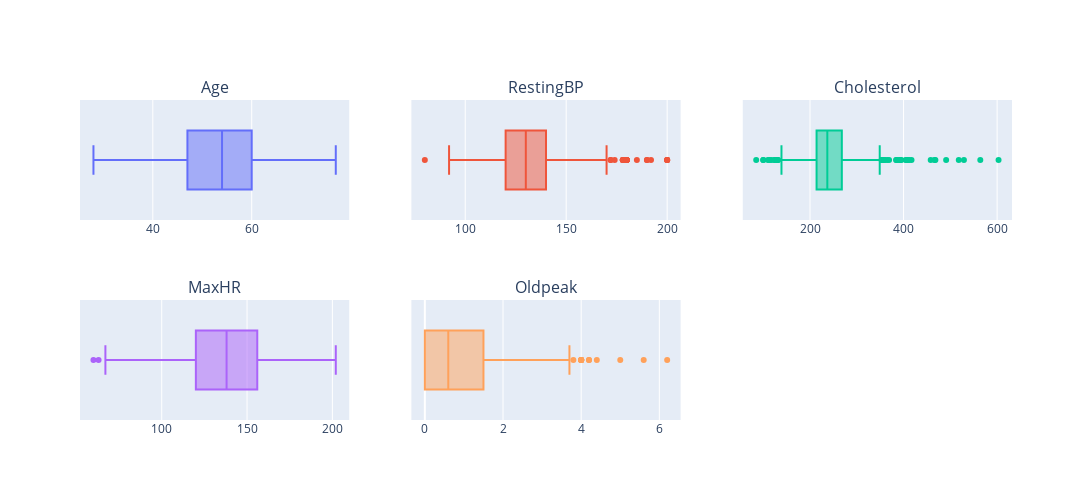

Here is the notebook cell this chart was saved with:
### Markdown cell above
# Box Plot

### Code cell
# Set up the subplots grid
from plotly.subplots import make_subplots
fig = make_subplots(rows=2, cols=3, 
                    # Set the subplot titles
                    subplot_titles=['Age', 'RestingBP', 'Cholesterol','MaxHR','Oldpeak'])
#create boxplot visualization of numeric columns
fig.add_trace(go.Box(x=df.Age, name='', showlegend=False), row=1, col=1)
fig.add_trace(go.Box(x=df.RestingBP, name='', showlegend=False), row=1, col=2)
fig.add_trace(go.Box(x=df.Cholesterol, name='', showlegend=False), row=1, col=3)
fig.add_trace(go.Box(x=df.MaxHR, name='', showlegend=False), row=2, col=1)
fig.add_trace(go.Box(x=df.Oldpeak, name='', showlegend=False), row=2, col=2)

#config size
fig.update_layout(height=500, width=1100)
#show visualizations
fig.show()

### Figure 1 — Plotly figure (JSON) as saved in the notebook; plotly's stock layout.template omitted (floating-point values rounded to 4 significant figures; data arrays with more than 128 entries replaced by an {"elided": "..."} marker saying what was removed)
{"data": [{"name": "", "showlegend": false, "type": "box", "x": {"elided": "904 int values"}, "xaxis": "x", "yaxis": "y"}, {"name": "", "showlegend": false, "type": "box", "x": {"elided": "904 int values"}, "xaxis": "x2", "yaxis": "y2"}, {"name": "", "showlegend": false, "type": "box", "x": {"elided": "904 int values"}, "xaxis": "x3", "yaxis": "y3"}, {"name": "", "showlegend": false, "type": "box", "x": {"elided": "904 int values"}, "xaxis": "x4", "yaxis": "y4"}, {"name": "", "showlegend": false, "type": "box", "x": {"elided": "904 float values"}, "xaxis": "x5", "yaxis": "y5"}], "layout": {"annotations": [{"font": {"size": 16}, "showarrow": false, "text": "Age", "x": 0.1444, "xanchor": "center", "xref": "paper", "y": 1, "yanchor": "bottom", "yref": "paper"}, {"font": {"size": 16}, "showarrow": false, "text": "RestingBP", "x": 0.5, "xanchor": "center", "xref": "paper", "y": 1, "yanchor": "bottom", "yref": "paper"}, {"font": {"size": 16}, "showarrow": false, "text": "Cholesterol", "x": 0.8556, "xanchor": "center", "xref": "paper", "y": 1, "yanchor": "bottom", "yref": "paper"}, {"font": {"size": 16}, "showarrow": false, "text": "MaxHR", "x": 0.1444, "xanchor": "center", "xref": "paper", "y": 0.375, "yanchor": "bottom", "yref": "paper"}, {"font": {"size": 16}, "showarrow": false, "text": "Oldpeak", "x": 0.5, "xanchor": "center", "xref": "paper", "y": 0.375, "yanchor": "bottom", "yref": "paper"}], "height": 500, "width": 1100, "xaxis": {"anchor": "y", "autorange": true, "domain": [0, 0.2889], "range": [25.28, 79.72], "type": "linear"}, "xaxis2": {"anchor": "y2", "autorange": true, "domain": [0.3556, 0.6444], "range": [73.33, 206.7], "type": "linear"}, "xaxis3": {"anchor": "y3", "autorange": true, "domain": [0.7111, 1], "range": [56.22, 631.8], "type": "linear"}, "xaxis4": {"anchor": "y4", "autorange": true, "domain": [0, 0.2889], "range": [52.11, 209.9], "type": "linear"}, "xaxis5": {"anchor": "y5", "autorange": true, "domain": [0.3556, 0.6444], "range": [-0.3444, 6.544], "type": "linear"}, "xaxis6": {"anchor": "y6", "domain": [0.7111, 1]}, "yaxis": {"anchor": "x", "autorange": true, "domain": [0.625, 1], "range": [-0.5, 0.5], "type": "category"}, "yaxis2": {"anchor": "x2", "autorange": true, "domain": [0.625, 1], "range": [-0.5, 0.5], "type": "category"}, "yaxis3": {"anchor": "x3", "autorange": true, "domain": [0.625, 1], "range": [-0.5, 0.5], "type": "category"}, "yaxis4": {"anchor": "x4", "autorange": true, "domain": [0, 0.375], "range": [-0.5, 0.5], "type": "category"}, "yaxis5": {"anchor": "x5", "autorange": true, "domain": [0, 0.375], "range": [-0.5, 0.5], "type": "category"}, "yaxis6": {"anchor": "x6", "domain": [0, 0.375]}}}
